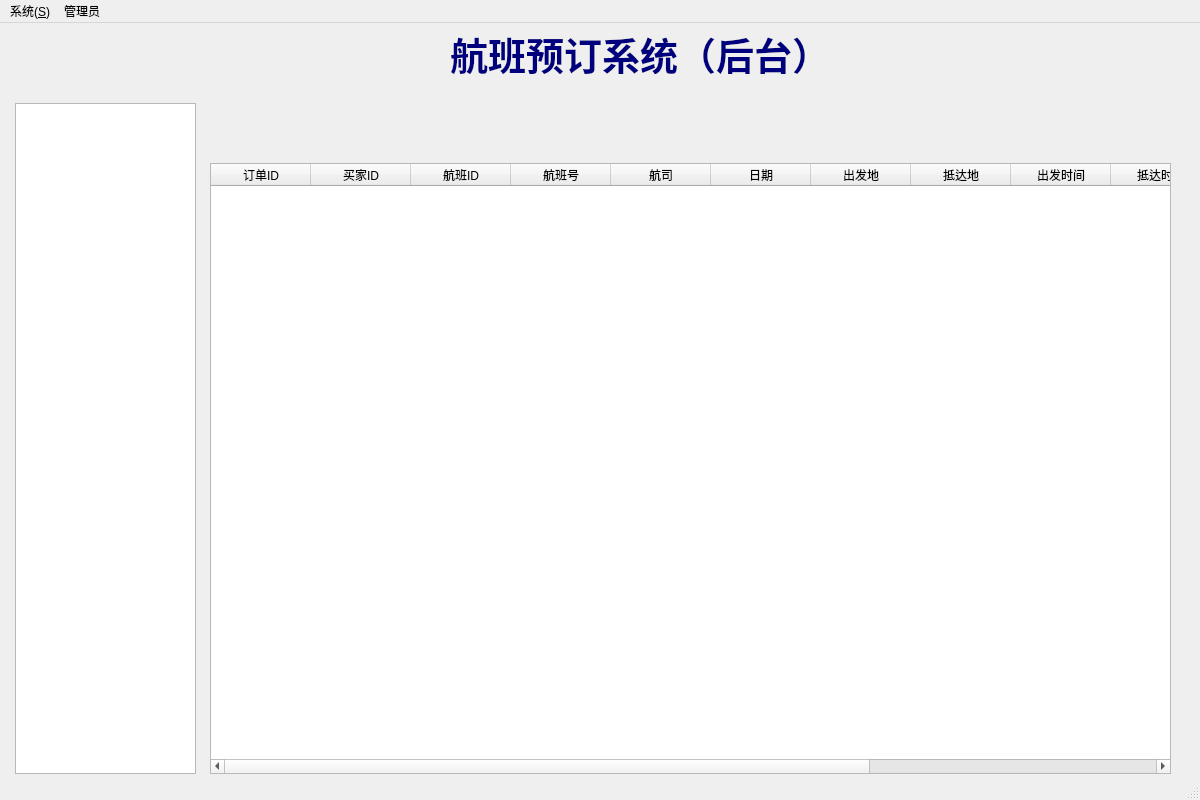
<?xml version="1.0" encoding="UTF-8"?>
<ui version="4.0">
 <class>Frm_Admin</class>
 <widget class="QMainWindow" name="Frm_Admin">
  <property name="geometry">
   <rect>
    <x>0</x>
    <y>0</y>
    <width>1200</width>
    <height>800</height>
   </rect>
  </property>
  <property name="minimumSize">
   <size>
    <width>1200</width>
    <height>800</height>
   </size>
  </property>
  <property name="maximumSize">
   <size>
    <width>1200</width>
    <height>800</height>
   </size>
  </property>
  <property name="windowTitle">
   <string>Admin - Flight Information</string>
  </property>
  <widget class="QWidget" name="centralwidget">
   <widget class="QListWidget" name="listWidget">
    <property name="geometry">
     <rect>
      <x>15</x>
      <y>80</y>
      <width>181</width>
      <height>671</height>
     </rect>
    </property>
    <property name="font">
     <font>
      <pointsize>12</pointsize>
     </font>
    </property>
   </widget>
   <widget class="QStackedWidget" name="stackedWidget">
    <property name="geometry">
     <rect>
      <x>210</x>
      <y>80</y>
      <width>981</width>
      <height>671</height>
     </rect>
    </property>
    <property name="currentIndex">
     <number>1</number>
    </property>
    <widget class="QWidget" name="page1">
     <widget class="QTableWidget" name="tableWidget">
      <property name="geometry">
       <rect>
        <x>0</x>
        <y>60</y>
        <width>971</width>
        <height>611</height>
       </rect>
      </property>
      <column>
       <property name="text">
        <string>ID</string>
       </property>
      </column>
      <column>
       <property name="text">
        <string>航班号</string>
       </property>
      </column>
      <column>
       <property name="text">
        <string>航司</string>
       </property>
      </column>
      <column>
       <property name="text">
        <string>航班日期</string>
       </property>
      </column>
      <column>
       <property name="text">
        <string>出发地</string>
       </property>
      </column>
      <column>
       <property name="text">
        <string>目的地</string>
       </property>
      </column>
      <column>
       <property name="text">
        <string>经济舱余票</string>
       </property>
      </column>
      <column>
       <property name="text">
        <string>商务舱余票</string>
       </property>
      </column>
      <column>
       <property name="text">
        <string>头等舱余票</string>
       </property>
      </column>
      <column>
       <property name="text">
        <string>经济舱定价</string>
       </property>
      </column>
      <column>
       <property name="text">
        <string>商务舱定价</string>
       </property>
      </column>
      <column>
       <property name="text">
        <string>头等舱定价</string>
       </property>
      </column>
      <column>
       <property name="text">
        <string>出发时间</string>
       </property>
      </column>
      <column>
       <property name="text">
        <string>到达时间</string>
       </property>
      </column>
     </widget>
     <widget class="QLineEdit" name="lineEdit_flightNumber">
      <property name="geometry">
       <rect>
        <x>0</x>
        <y>0</y>
        <width>150</width>
        <height>28</height>
       </rect>
      </property>
      <property name="placeholderText">
       <string>航班号</string>
      </property>
     </widget>
     <widget class="QLineEdit" name="lineEdit_flightCompany">
      <property name="geometry">
       <rect>
        <x>160</x>
        <y>0</y>
        <width>150</width>
        <height>28</height>
       </rect>
      </property>
      <property name="placeholderText">
       <string>航司</string>
      </property>
     </widget>
     <widget class="QLineEdit" name="lineEdit_departure">
      <property name="geometry">
       <rect>
        <x>320</x>
        <y>0</y>
        <width>150</width>
        <height>28</height>
       </rect>
      </property>
      <property name="placeholderText">
       <string>出发地</string>
      </property>
     </widget>
     <widget class="QLineEdit" name="lineEdit_destination">
      <property name="geometry">
       <rect>
        <x>480</x>
        <y>0</y>
        <width>150</width>
        <height>28</height>
       </rect>
      </property>
      <property name="placeholderText">
       <string>目的地</string>
      </property>
     </widget>
     <widget class="QDateEdit" name="dateEdit_departureDate">
      <property name="geometry">
       <rect>
        <x>640</x>
        <y>0</y>
        <width>150</width>
        <height>28</height>
       </rect>
      </property>
      <property name="dateTime">
       <datetime>
        <hour>0</hour>
        <minute>0</minute>
        <second>0</second>
        <year>2024</year>
        <month>11</month>
        <day>29</day>
       </datetime>
      </property>
      <property name="calendarPopup">
       <bool>true</bool>
      </property>
     </widget>
     <widget class="QPushButton" name="btn_search">
      <property name="geometry">
       <rect>
        <x>800</x>
        <y>0</y>
        <width>41</width>
        <height>28</height>
       </rect>
      </property>
      <property name="text">
       <string>搜索</string>
      </property>
     </widget>
     <widget class="QPushButton" name="btn_reset">
      <property name="geometry">
       <rect>
        <x>850</x>
        <y>0</y>
        <width>41</width>
        <height>28</height>
       </rect>
      </property>
      <property name="text">
       <string>重置</string>
      </property>
     </widget>
     <widget class="QPushButton" name="btn_del">
      <property name="geometry">
       <rect>
        <x>900</x>
        <y>0</y>
        <width>41</width>
        <height>28</height>
       </rect>
      </property>
      <property name="text">
       <string>删除</string>
      </property>
     </widget>
    </widget>
    <widget class="QWidget" name="page2">
     <widget class="QTableWidget" name="purchaseInfoTable">
      <property name="geometry">
       <rect>
        <x>0</x>
        <y>60</y>
        <width>961</width>
        <height>611</height>
       </rect>
      </property>
      <column>
       <property name="text">
        <string>订单ID</string>
       </property>
      </column>
      <column>
       <property name="text">
        <string>买家ID</string>
       </property>
      </column>
      <column>
       <property name="text">
        <string>航班ID</string>
       </property>
      </column>
      <column>
       <property name="text">
        <string>航班号</string>
       </property>
      </column>
      <column>
       <property name="text">
        <string>航司</string>
       </property>
      </column>
      <column>
       <property name="text">
        <string>日期</string>
       </property>
      </column>
      <column>
       <property name="text">
        <string>出发地</string>
       </property>
      </column>
      <column>
       <property name="text">
        <string>抵达地</string>
       </property>
      </column>
      <column>
       <property name="text">
        <string>出发时间</string>
       </property>
      </column>
      <column>
       <property name="text">
        <string>抵达时间</string>
       </property>
      </column>
      <column>
       <property name="text">
        <string>订单价格</string>
       </property>
      </column>
      <column>
       <property name="text">
        <string>舱位类型</string>
       </property>
      </column>
      <column>
       <property name="text">
        <string>买家姓名</string>
       </property>
      </column>
     </widget>
    </widget>
    <widget class="QWidget" name="page3">
     <widget class="QLineEdit" name="lineEdit_addNumber">
      <property name="geometry">
       <rect>
        <x>90</x>
        <y>110</y>
        <width>150</width>
        <height>28</height>
       </rect>
      </property>
      <property name="placeholderText">
       <string>航班号</string>
      </property>
     </widget>
     <widget class="QLineEdit" name="lineEdit_addCompany">
      <property name="geometry">
       <rect>
        <x>260</x>
        <y>110</y>
        <width>150</width>
        <height>28</height>
       </rect>
      </property>
      <property name="placeholderText">
       <string>航司</string>
      </property>
     </widget>
     <widget class="QLineEdit" name="lineEdit_addDeparture">
      <property name="geometry">
       <rect>
        <x>260</x>
        <y>160</y>
        <width>150</width>
        <height>28</height>
       </rect>
      </property>
      <property name="placeholderText">
       <string>出发地</string>
      </property>
     </widget>
     <widget class="QLineEdit" name="lineEdit_addDestination">
      <property name="geometry">
       <rect>
        <x>430</x>
        <y>160</y>
        <width>150</width>
        <height>28</height>
       </rect>
      </property>
      <property name="placeholderText">
       <string>目的地</string>
      </property>
     </widget>
     <widget class="QDateEdit" name="dateEdit_addDate">
      <property name="geometry">
       <rect>
        <x>90</x>
        <y>160</y>
        <width>150</width>
        <height>28</height>
       </rect>
      </property>
      <property name="dateTime">
       <datetime>
        <hour>16</hour>
        <minute>0</minute>
        <second>0</second>
        <year>2024</year>
        <month>11</month>
        <day>28</day>
       </datetime>
      </property>
      <property name="calendarPopup">
       <bool>true</bool>
      </property>
     </widget>
     <widget class="QPushButton" name="btn_add">
      <property name="geometry">
       <rect>
        <x>630</x>
        <y>260</y>
        <width>92</width>
        <height>28</height>
       </rect>
      </property>
      <property name="text">
       <string>添加</string>
      </property>
     </widget>
     <widget class="QTimeEdit" name="timeEdit_Departure_time">
      <property name="geometry">
       <rect>
        <x>100</x>
        <y>250</y>
        <width>118</width>
        <height>22</height>
       </rect>
      </property>
     </widget>
     <widget class="QTimeEdit" name="timeEdit_Destination_time">
      <property name="geometry">
       <rect>
        <x>270</x>
        <y>250</y>
        <width>118</width>
        <height>22</height>
       </rect>
      </property>
     </widget>
     <widget class="QLabel" name="lbl_Departure_time">
      <property name="geometry">
       <rect>
        <x>120</x>
        <y>220</y>
        <width>54</width>
        <height>16</height>
       </rect>
      </property>
      <property name="text">
       <string>起飞时间</string>
      </property>
     </widget>
     <widget class="QLabel" name="lbl_Destination_time">
      <property name="geometry">
       <rect>
        <x>300</x>
        <y>220</y>
        <width>54</width>
        <height>16</height>
       </rect>
      </property>
      <property name="text">
       <string>降落时间</string>
      </property>
     </widget>
     <widget class="QLineEdit" name="lineEdit_eco_tickets">
      <property name="geometry">
       <rect>
        <x>210</x>
        <y>350</y>
        <width>61</width>
        <height>28</height>
       </rect>
      </property>
      <property name="placeholderText">
       <string>总票数</string>
      </property>
     </widget>
     <widget class="QLineEdit" name="lineEdit_eco_price">
      <property name="geometry">
       <rect>
        <x>330</x>
        <y>350</y>
        <width>61</width>
        <height>28</height>
       </rect>
      </property>
      <property name="placeholderText">
       <string>定价</string>
      </property>
     </widget>
     <widget class="QLineEdit" name="lineEdit_bus_tickets">
      <property name="geometry">
       <rect>
        <x>210</x>
        <y>410</y>
        <width>61</width>
        <height>28</height>
       </rect>
      </property>
      <property name="placeholderText">
       <string>总票数</string>
      </property>
     </widget>
     <widget class="QLineEdit" name="lineEdit_fst_tickets">
      <property name="geometry">
       <rect>
        <x>210</x>
        <y>460</y>
        <width>61</width>
        <height>28</height>
       </rect>
      </property>
      <property name="placeholderText">
       <string>总票数</string>
      </property>
     </widget>
     <widget class="QLineEdit" name="lineEdit_bus_price">
      <property name="geometry">
       <rect>
        <x>330</x>
        <y>410</y>
        <width>61</width>
        <height>28</height>
       </rect>
      </property>
      <property name="placeholderText">
       <string>定价</string>
      </property>
     </widget>
     <widget class="QLineEdit" name="lineEdit_fst_price">
      <property name="geometry">
       <rect>
        <x>330</x>
        <y>460</y>
        <width>61</width>
        <height>28</height>
       </rect>
      </property>
      <property name="placeholderText">
       <string>定价</string>
      </property>
     </widget>
     <widget class="QLabel" name="lbl_eco">
      <property name="geometry">
       <rect>
        <x>130</x>
        <y>360</y>
        <width>54</width>
        <height>16</height>
       </rect>
      </property>
      <property name="text">
       <string>经济舱</string>
      </property>
     </widget>
     <widget class="QLabel" name="lbl_bus">
      <property name="geometry">
       <rect>
        <x>130</x>
        <y>420</y>
        <width>54</width>
        <height>16</height>
       </rect>
      </property>
      <property name="text">
       <string>商务舱</string>
      </property>
     </widget>
     <widget class="QLabel" name="lbl_fst">
      <property name="geometry">
       <rect>
        <x>130</x>
        <y>470</y>
        <width>54</width>
        <height>16</height>
       </rect>
      </property>
      <property name="text">
       <string>头等舱</string>
      </property>
     </widget>
    </widget>
   </widget>
   <widget class="QLabel" name="titile">
    <property name="geometry">
     <rect>
      <x>450</x>
      <y>10</y>
      <width>371</width>
      <height>41</height>
     </rect>
    </property>
    <property name="font">
     <font>
      <family>楷体</family>
      <pointsize>-1</pointsize>
      <italic>false</italic>
      <bold>true</bold>
      <stylestrategy>PreferDefault</stylestrategy>
      <hintingpreference>PreferDefaultHinting</hintingpreference>
     </font>
    </property>
    <property name="styleSheet">
     <string notr="true">font: 38pt &quot;楷体&quot;;
font-size: 38px;
font-weight: bold;
color: rgb(0, 0, 127);
</string>
    </property>
    <property name="text">
     <string>航班预订系统（后台）</string>
    </property>
   </widget>
  </widget>
  <widget class="QMenuBar" name="menubar">
   <property name="geometry">
    <rect>
     <x>0</x>
     <y>0</y>
     <width>1200</width>
     <height>18</height>
    </rect>
   </property>
   <widget class="QMenu" name="menu_S">
    <property name="title">
     <string>系统(&amp;S)</string>
    </property>
    <addaction name="act_exit"/>
   </widget>
   <widget class="QMenu" name="menu">
    <property name="title">
     <string>管理员</string>
    </property>
    <addaction name="act_logout"/>
   </widget>
   <addaction name="menu_S"/>
   <addaction name="menu"/>
  </widget>
  <widget class="QStatusBar" name="statusbar"/>
  <action name="act_exit">
   <property name="text">
    <string>退出</string>
   </property>
  </action>
  <action name="act_logout">
   <property name="text">
    <string>登出</string>
   </property>
  </action>
 </widget>
 <resources/>
 <connections/>
</ui>
